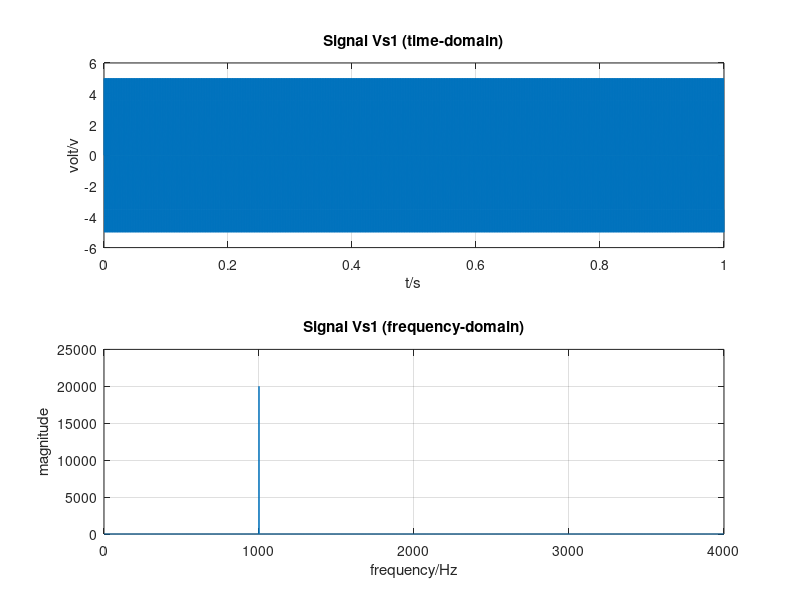

Here is the MATLAB script that generated this plot: (Note: this script raises an error after producing the figure.)
close all; clear all;

%% Generate signal Vs1
% parameter
fs = 8000;                                                                  % sampling frequency in Hz
f = 1000;                                                                   % frequency of signal Vs1 in Hz
A = 5;                                                                      % amplitude of signal Vs1 in watts
t = 0:1/fs:1-1/fs;                                                          % length of x-axis

% generate signal Vs1
Vs1 = A*sin(2*pi*f*t);                                                      

% plot Vs1 in time domain
figure;
subplot(2,1,1);
plot(t, Vs1);
title('Signal Vs1 (time-domain)');
xlabel('t/s'); ylabel('volt/v'); grid on;

% plot Vs1 in frequency domain
N = length(Vs1);                                                            % length of signal Vs1
fftVs1 = fft(Vs1);                                                         
fax_Hz = (0:N-1)*(fs/N);                                                    % frequency axis
subplot(2,1,2);
plot(fax_Hz(1:ceil(N/2)), abs(fftVs1(1:ceil(N/2))));                        % plot single sided frequency spectrum
title('Signal Vs1 (frequency-domain)');
xlabel('frequency/Hz'); ylabel('magnitude'); grid on;

%% Amplifier A1
% parameter
G1 = 10;                                                                    % gain in dB
Ph1 = 45;                                                                   % added phase in 
Vn1 = -10;                                                                  % added noise in dB

% add phase
Ph1 = Ph1*pi/180;                                                           % convert degree to rad
Vs1 = A*sin(2*pi*f*t+Ph1);                                                  % add phase to signal Vs1

% add noise
sigPower = sum(Vs1.^2)/N;                                                   % calculate signal Vs1 power in watt
sigPower = 10*log10(sigPower);                                              % convert signal power from watt to dB
noisePower = 10^(Vn1/10);                                                   % calculate noise power in watt
ampNoise = sqrt(noisePower)*randn(1,N);                                     % generate noise signal
SNR = snr(Vs1, ampNoise);                                                   % calculate SNR in dB
Amp1 = Vs1+ampNoise;                                                        % add amplifier noise to signal Vs1

% add gain
G1 = 10^(G1/20);                                                            % convert voltage gain from dB to linear
Amp1 = Amp1.* G1;                                                           % amplify signal Vs1

% plot output of amplifier A1 in time domain
figure;
subplot(3,1,1);
plot(t,Amp1); hold on;
% plot(t,ampNoise); hold on;
% plot(t,Vs1); hold on;
title('Output of amplifier A1(time-domain)');
xlabel('t/s'); ylabel('volt/v'); grid on;

% plot output of amplifier A1 in frequency domain
fftA1 = fft(Amp1);                                                         
subplot(3,1,2);
plot(fax_Hz(1:ceil(N/2)), abs(fftA1(1:ceil(N/2))));                         % plot single sided frequency spectrum
title('Output of amplifier A1(frequency-domain)');
xlabel('frequency/Hz'); ylabel('magnitude'); grid on;

% plot power spectrum of output of amplifier A1
absfftA1 = abs(fftA1);                                                      
powerAmp1 = absfftA1.^2/(N);
subplot(3,1,3);
plot(fax_Hz(1:ceil(N/2)) ,10*log10(powerAmp1(1:ceil(N/2)))); grid on;       % plot power spectrum in dB
title('Output of amplifier A1(power spectrum)');
xlabel('frequency/Hz'); ylabel('power/dB'); grid on;
